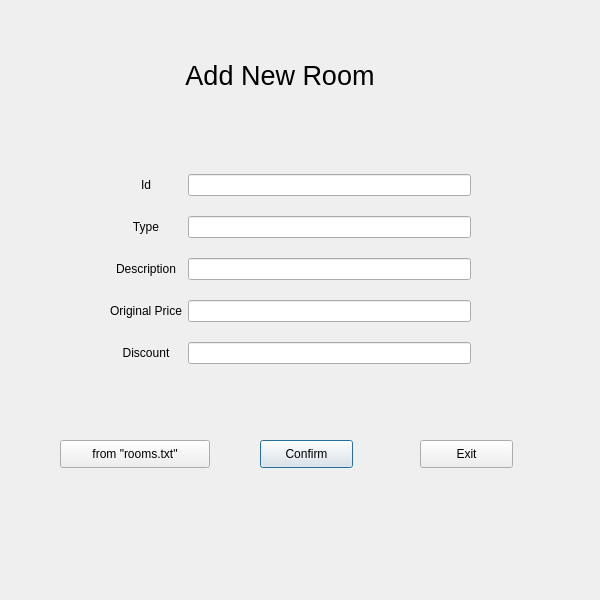
<?xml version="1.0" encoding="UTF-8"?>
<ui version="4.0">
 <class>HtlAddRoomPage</class>
 <widget class="QDialog" name="HtlAddRoomPage">
  <property name="geometry">
   <rect>
    <x>0</x>
    <y>0</y>
    <width>600</width>
    <height>600</height>
   </rect>
  </property>
  <property name="windowTitle">
   <string>Dialog</string>
  </property>
  <widget class="QLabel" name="label_top">
   <property name="geometry">
    <rect>
     <x>130</x>
     <y>50</y>
     <width>300</width>
     <height>50</height>
    </rect>
   </property>
   <property name="font">
    <font>
     <pointsize>20</pointsize>
    </font>
   </property>
   <property name="text">
    <string>Add New Room</string>
   </property>
   <property name="alignment">
    <set>Qt::AlignCenter</set>
   </property>
  </widget>
  <widget class="QPushButton" name="ConfirmBtn">
   <property name="geometry">
    <rect>
     <x>260</x>
     <y>440</y>
     <width>93</width>
     <height>28</height>
    </rect>
   </property>
   <property name="text">
    <string>Confirm</string>
   </property>
  </widget>
  <widget class="QPushButton" name="ExitBtn">
   <property name="geometry">
    <rect>
     <x>420</x>
     <y>440</y>
     <width>93</width>
     <height>28</height>
    </rect>
   </property>
   <property name="text">
    <string>Exit</string>
   </property>
  </widget>
  <widget class="QWidget" name="gridLayoutWidget">
   <property name="geometry">
    <rect>
     <x>110</x>
     <y>160</y>
     <width>361</width>
     <height>221</height>
    </rect>
   </property>
   <layout class="QGridLayout" name="gridLayout">
    <item row="0" column="0">
     <widget class="QLabel" name="IdLabel">
      <property name="text">
       <string>Id</string>
      </property>
      <property name="alignment">
       <set>Qt::AlignCenter</set>
      </property>
     </widget>
    </item>
    <item row="1" column="0">
     <widget class="QLabel" name="TypeLabel">
      <property name="text">
       <string>Type</string>
      </property>
      <property name="alignment">
       <set>Qt::AlignCenter</set>
      </property>
     </widget>
    </item>
    <item row="2" column="0">
     <widget class="QLabel" name="DescriptionLabel">
      <property name="text">
       <string>Description</string>
      </property>
      <property name="alignment">
       <set>Qt::AlignCenter</set>
      </property>
     </widget>
    </item>
    <item row="3" column="0">
     <widget class="QLabel" name="PriceLabel">
      <property name="text">
       <string>Original Price</string>
      </property>
      <property name="alignment">
       <set>Qt::AlignCenter</set>
      </property>
     </widget>
    </item>
    <item row="4" column="0">
     <widget class="QLabel" name="DiscountLabel">
      <property name="text">
       <string>Discount</string>
      </property>
      <property name="alignment">
       <set>Qt::AlignCenter</set>
      </property>
     </widget>
    </item>
    <item row="0" column="1">
     <widget class="QLineEdit" name="IdLineEdit"/>
    </item>
    <item row="1" column="1">
     <widget class="QLineEdit" name="TypeLineEdit"/>
    </item>
    <item row="2" column="1">
     <widget class="QLineEdit" name="DescriptionLineEdit"/>
    </item>
    <item row="3" column="1">
     <widget class="QLineEdit" name="PriceLineEdit"/>
    </item>
    <item row="4" column="1">
     <widget class="QLineEdit" name="DiscountLlineEdit"/>
    </item>
   </layout>
  </widget>
  <widget class="QPushButton" name="ReadFileBtn">
   <property name="geometry">
    <rect>
     <x>60</x>
     <y>440</y>
     <width>150</width>
     <height>28</height>
    </rect>
   </property>
   <property name="text">
    <string>from &quot;rooms.txt&quot;</string>
   </property>
  </widget>
 </widget>
 <resources/>
 <connections/>
</ui>
